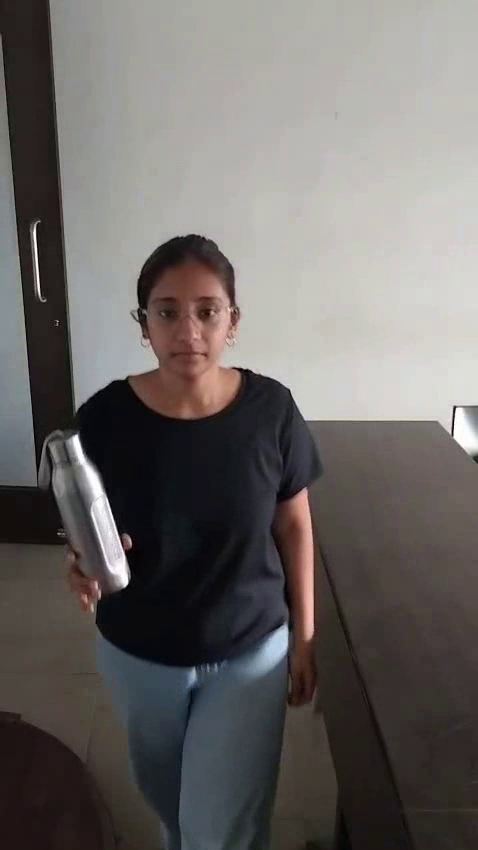
#> input picture frame 6 of capture/person1.mp4, 478 x 850 px
$ python crop_frames.py
#> lines starting #> are read from the running program, lines starting #| are printed output that depends on the picture
#This code is only used for a single video containing multiple persons if there are separate videos then use the commented code after this code
import cv2
import os

def crop_frames(video_path, output_dir):
#> called with video_path = 'person1.mp4', output_dir = 'crops/person1'
    os.makedirs(output_dir, exist_ok=True)
    cap = cv2.VideoCapture(video_path)
    frame_count = 0
    saved = 0

    while True:
        success, frame = cap.read()
#> frame is the input picture: shape (850, 478, 3); mean B, G, R 102.2, 104.2, 108.2
        if not success:
            break
        frame_count += 1

        h, w = frame.shape[:2]
#> h = 850; w = 478
        crop = frame[int(h*0.1):h, int(w*0.25):int(w*0.75)]
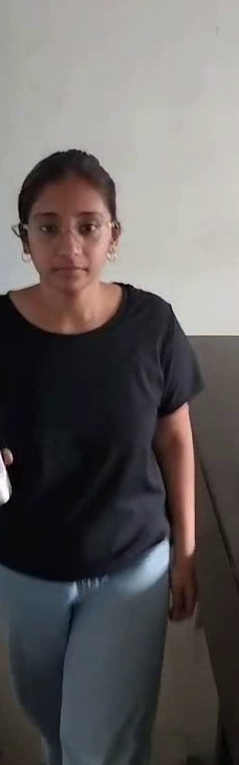
#> crop: shape (765, 239, 3); mean B, G, R 94.2, 94.8, 99.1

        saved += 1
        cv2.imwrite(f"{output_dir}/frame_{frame_count}.jpg", crop)

    cap.release()
    print(f"[{video_path}] frames read: {frame_count}, crops saved: {saved}")

if __name__ == "__main__":
    people = {
        "person1.mp4": "crops/person1",
        "person2.mp4": "crops/person2",
        "person3.mp4": "crops/person3",
    }
    for video_path, output_dir in people.items():
        crop_frames(video_path, output_dir)


# [33 lines of commented-out code are left out]

$ run again, starting later in the video
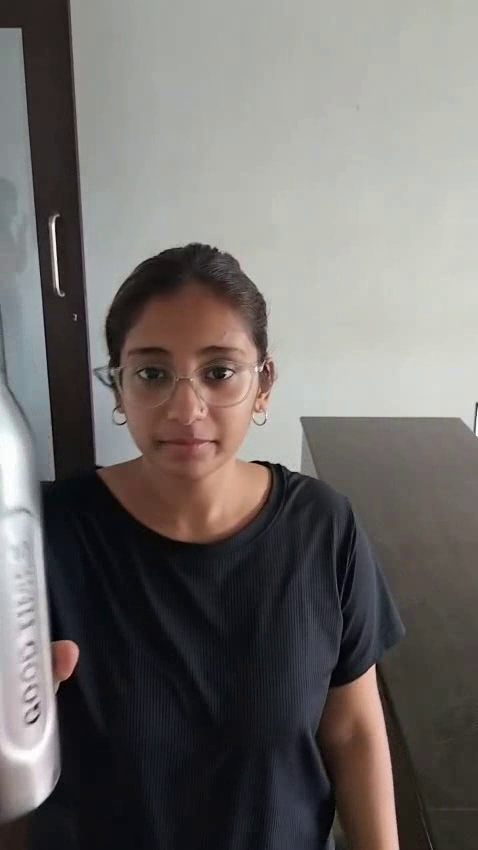
#> input picture frame 27 of capture/person1.mp4, 478 x 850 px
#> in crop_frames, frame is the input picture: shape (850, 478, 3); mean B, G, R 106.4, 108.7, 112.7
#> in crop_frames, `crop = frame[int(h*0.1):h, int(w*0.25):int(w*0.75)]`:
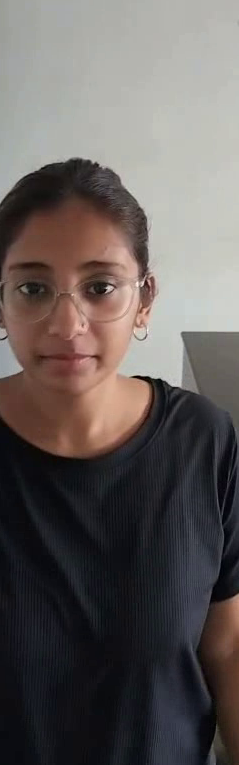
#> crop: shape (765, 239, 3); mean B, G, R 90.9, 92.9, 99.5

$ run again, starting later in the video
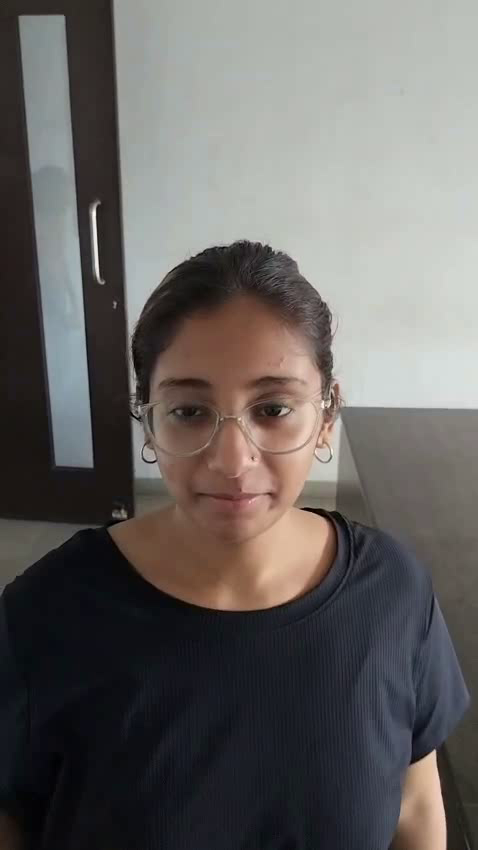
#> input picture frame 48 of capture/person1.mp4, 478 x 850 px
#> in crop_frames, frame is the input picture: shape (850, 478, 3); mean B, G, R 97.6, 99.7, 102.9
#> in crop_frames, `crop = frame[int(h*0.1):h, int(w*0.25):int(w*0.75)]`:
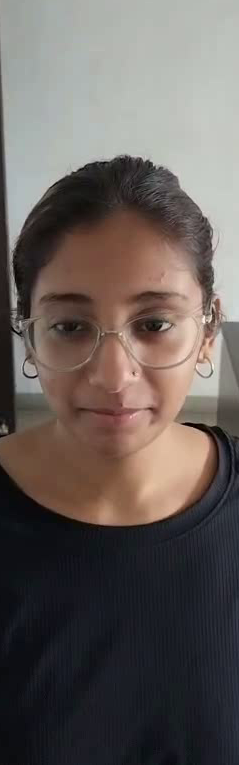
#> crop: shape (765, 239, 3); mean B, G, R 91, 94.7, 102.9
